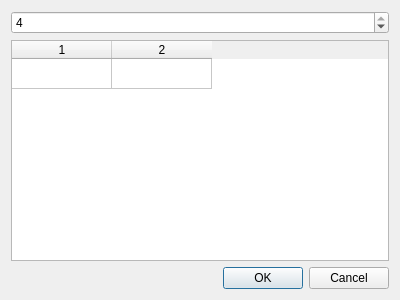
<?xml version="1.0" encoding="UTF-8"?>
<ui version="4.0">
 <class>KVDiagram</class>
 <widget class="QDialog" name="KVDiagram">
  <property name="geometry">
   <rect>
    <x>0</x>
    <y>0</y>
    <width>400</width>
    <height>300</height>
   </rect>
  </property>
  <property name="windowTitle">
   <string>Dialog</string>
  </property>
  <layout class="QVBoxLayout" name="verticalLayout">
   <item>
    <widget class="QSpinBox" name="inputs">
     <property name="minimum">
      <number>2</number>
     </property>
     <property name="maximum">
      <number>4</number>
     </property>
     <property name="value">
      <number>4</number>
     </property>
    </widget>
   </item>
   <item>
    <widget class="QTableWidget" name="wahreitstabelle">
     <property name="rowCount">
      <number>1</number>
     </property>
     <property name="columnCount">
      <number>2</number>
     </property>
     <attribute name="horizontalHeaderStretchLastSection">
      <bool>false</bool>
     </attribute>
     <attribute name="verticalHeaderVisible">
      <bool>false</bool>
     </attribute>
     <row/>
     <column/>
     <column/>
    </widget>
   </item>
   <item>
    <widget class="QDialogButtonBox" name="buttonBox">
     <property name="orientation">
      <enum>Qt::Horizontal</enum>
     </property>
     <property name="standardButtons">
      <set>QDialogButtonBox::Cancel|QDialogButtonBox::Ok</set>
     </property>
    </widget>
   </item>
  </layout>
 </widget>
 <resources/>
 <connections>
  <connection>
   <sender>buttonBox</sender>
   <signal>accepted()</signal>
   <receiver>KVDiagram</receiver>
   <slot>accept()</slot>
   <hints>
    <hint type="sourcelabel">
     <x>248</x>
     <y>254</y>
    </hint>
    <hint type="destinationlabel">
     <x>157</x>
     <y>274</y>
    </hint>
   </hints>
  </connection>
  <connection>
   <sender>buttonBox</sender>
   <signal>rejected()</signal>
   <receiver>KVDiagram</receiver>
   <slot>reject()</slot>
   <hints>
    <hint type="sourcelabel">
     <x>316</x>
     <y>260</y>
    </hint>
    <hint type="destinationlabel">
     <x>286</x>
     <y>274</y>
    </hint>
   </hints>
  </connection>
 </connections>
</ui>
